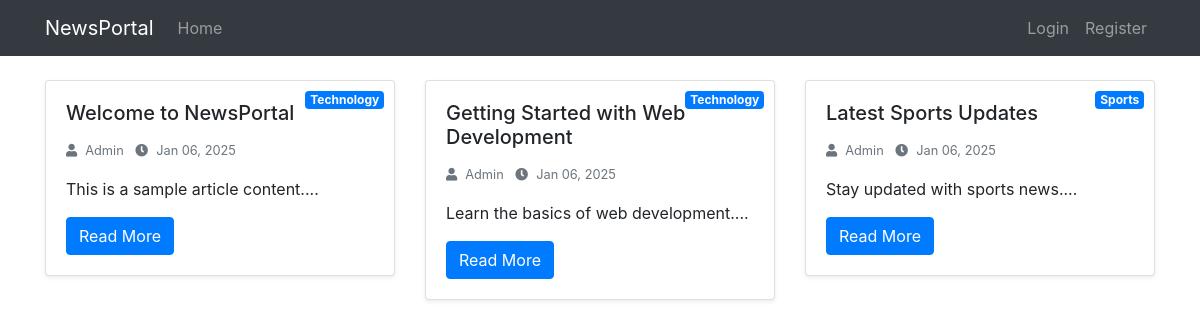
The app's page /home.php with its own data.
### tables this page shows
CREATE TABLE IF NOT EXISTS articles (
    id INT AUTO_INCREMENT PRIMARY KEY,
    title VARCHAR(255) NOT NULL,
    content TEXT NOT NULL,
    author VARCHAR(100) NOT NULL,
    image_url VARCHAR(255),
    category_id INT,
    status BOOLEAN DEFAULT 1,
    views INT DEFAULT 0,
    created_at TIMESTAMP DEFAULT CURRENT_TIMESTAMP,
    updated_at TIMESTAMP NULL DEFAULT NULL,
    FOREIGN KEY (category_id) REFERENCES categories(id) ON DELETE SET NULL
);

CREATE TABLE IF NOT EXISTS categories (
    id INT AUTO_INCREMENT PRIMARY KEY,
    name VARCHAR(100) NOT NULL,
    slug VARCHAR(100) NOT NULL UNIQUE,
    created_at TIMESTAMP DEFAULT CURRENT_TIMESTAMP,
    updated_at TIMESTAMP NULL DEFAULT NULL
);

### home.php (the view, shortened to what this page needs)
<?php
require_once 'config/db_connect.php';
$stmt = $pdo->query("SELECT articles.*, categories.name as category_name
                     FROM articles
                     LEFT JOIN categories ON articles.category_id = categories.id
                     WHERE articles.status = 1
                     ORDER BY created_at DESC");
$articles = $stmt->fetchAll();
?>
<!DOCTYPE html>
<html>
<head>
    <link rel="stylesheet" href="https://stackpath.bootstrapcdn.com/bootstrap/4.5.2/css/bootstrap.min.css">
    <link rel="stylesheet" href="https://cdnjs.cloudflare.com/ajax/libs/font-awesome/5.15.4/css/all.min.css">
</head>
<body>
    <?php include 'includes/navbar.php'; ?>
    <div class="container mt-4">
        <div class="row">
            <?php foreach($articles as $article): ?>
                <div class="col-md-4">
                    <div class="card article-card shadow-sm">
                        <?php if($article['category_name']): ?>
                            <span class="badge badge-primary category-badge">
                                <?php echo htmlspecialchars($article['category_name']); ?>
                            </span>
                        <?php endif; ?>
                        <div class="card-body">
                            <h5 class="card-title"><?php echo htmlspecialchars($article['title']); ?></h5>
                            <p class="card-text text-muted">
                                <small>
                                    <i class="fas fa-user mr-2"></i><?php echo htmlspecialchars($article['author']); ?>
                                    <i class="fas fa-clock ml-2 mr-2"></i><?php echo date('M d, Y', strtotime($article['created_at'])); ?>
                                </small>
                            </p>
                            <p class="card-text">
                                <?php echo substr(strip_tags($article['content']), 0, 150) . '...'; ?>
                            </p>
                            <a href="article.php?id=<?php echo $article['id']; ?>" class="btn btn-primary">
                                Read More
                            </a>
                        </div>
                    </div>
                </div>
            <?php endforeach; ?>
        </div>
    </div>
</body>
</html>

### includes/navbar.php (shortened to what this page needs)
<nav class="navbar navbar-expand-lg navbar-dark bg-dark">
    <div class="container">
        <a class="navbar-brand" href="home.php">NewsPortal</a>
        <div class="collapse navbar-collapse" id="navbarNav">
            <ul class="navbar-nav mr-auto">
                <li class="nav-item">
                    <a class="nav-link" href="home.php">Home</a>
                </li>
            </ul>
            <ul class="navbar-nav">
                <?php if(isset($_SESSION['user_id'])): ?>
                    <?php if(isset($_SESSION['is_admin']) && $_SESSION['is_admin']): ?>
                        <li class="nav-item">
                            <a class="nav-link btn btn-warning btn-sm mr-2" href="admin/dashboard.php">
                                <i class="fas fa-tachometer-alt"></i> Admin Dashboard
                            </a>
                        </li>
                    <?php endif; ?>
                    <li class="nav-item dropdown">
                        <a class="nav-link dropdown-toggle" href="#" id="navbarDropdown" role="button"
                           data-toggle="dropdown" aria-haspopup="true" aria-expanded="false">
                            <i class="fas fa-user"></i> <?php echo htmlspecialchars($_SESSION['user_name']); ?>
                        </a>
                        <div class="dropdown-menu dropdown-menu-right">
                            <a class="dropdown-item" href="profile.php">
                                <i class="fas fa-user-circle mr-2"></i>Profile
                            </a>
                            <div class="dropdown-divider"></div>
                            <a class="dropdown-item" href="logout.php">
                                <i class="fas fa-sign-out-alt mr-2"></i>Logout
                            </a>
                        </div>
                    </li>
                <?php else: ?>
                    <li class="nav-item">
                        <a class="nav-link" href="login.php">Login</a>
                    </li>
                    <li class="nav-item">
                        <a class="nav-link" href="register.php">Register</a>
                    </li>
                <?php endif; ?>
            </ul>
        </div>
    </div>
</nav>

### home.php (style rules this page uses)
.article-card { transition: transform 0.3s; margin-bottom: 20px; }
.category-badge { position: absolute; top: 10px; right: 10px; }

### records on screen
articles: category.name "Technology", title "Welcome to NewsPortal", author "Admin", created_at "Jan 06, 2025", content "This is a sample article content."
articles: category.name "Technology", title "Getting Started with Web Development", author "Admin", created_at "Jan 06, 2025", content "Learn the basics of web development."
articles: category.name "Sports", title "Latest Sports Updates", author "Admin", created_at "Jan 06, 2025", content "Stay updated with sports news."
